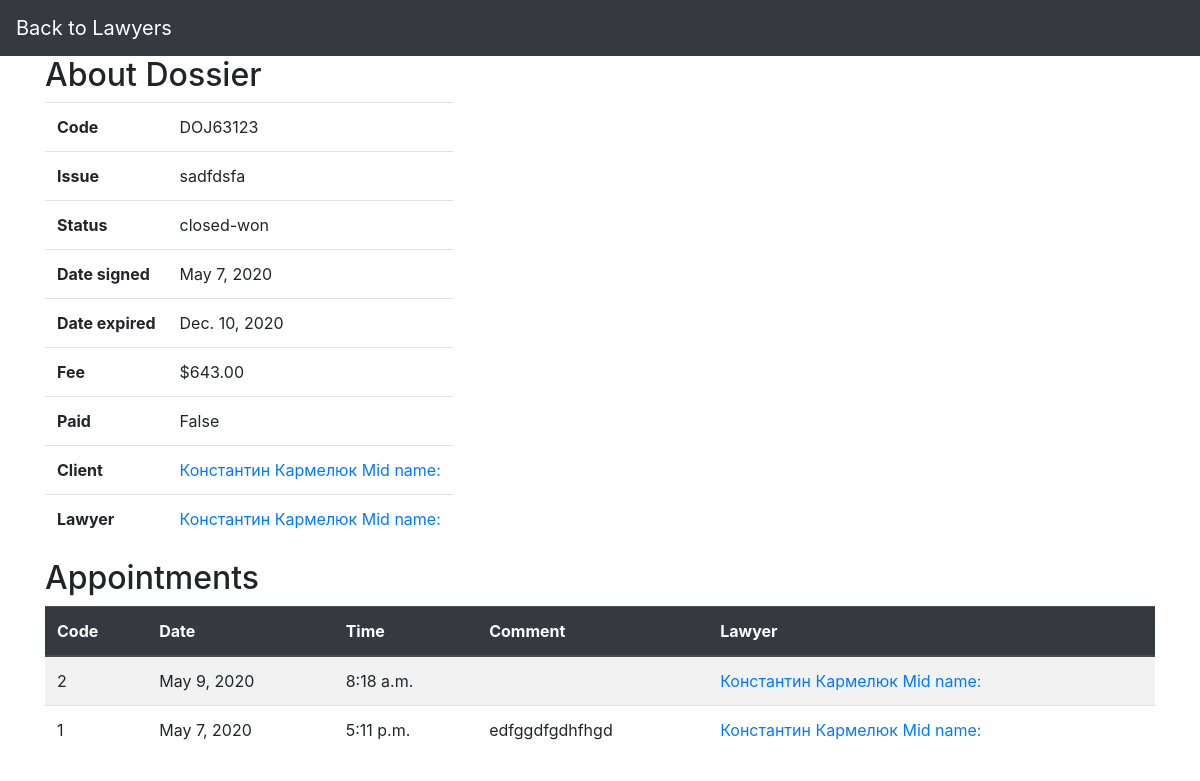
Before: /database/dossier_J/DOJ63123/ with the older database file.
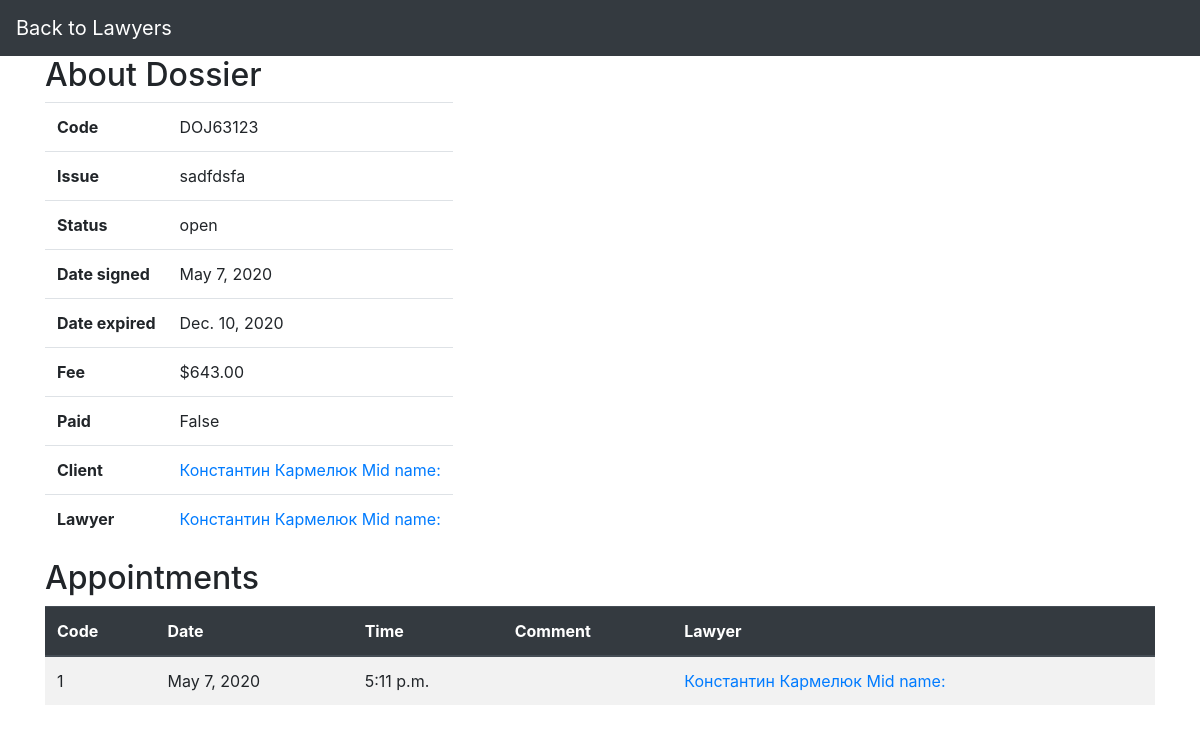
After: the same page with the newer database file.
### DataBase/models.py (models this page shows, shortened)
class Dossier(models.Model):
    DOS_STATUS = [
        ('open', 'open'),
        ('closed', 'closed'),
        ('closed-won', 'closed-won'),
    ]
    issue = models.TextField()
    status = models.CharField(max_length=10, choices=DOS_STATUS, default='open')
    date_signed = models.DateField()
    date_expired = models.DateField()
    date_closed = models.DateField(blank=True, null=True)
    fee = models.DecimalField(max_digits=7, decimal_places=2)
    paid = models.BooleanField(default=False)
    court_name = models.CharField(max_length=50, blank=True, null=True)
    court_adr = models.CharField(max_length=50, blank=True, null=True)
    court_date = models.DateTimeField(blank=True, null=True)
    lawyer_code = models.ForeignKey(Lawyer, on_delete=models.DO_NOTHING,
                                    blank=True, null=True)
    class Meta:
        abstract = True

class Dossier_J(Dossier):
    code_dossier_j = models.CharField(max_length=8, primary_key=True)
    num_client_j = models.ForeignKey(Client_juridical, on_delete=models.DO_NOTHING)
    class Meta(Dossier.Meta):
        db_table = 'Dossier_J'

class Appointment(models.Model):
    app_date = models.DateField()
    app_time = models.TimeField()
    comment = models.TextField(blank=True, null=True)
    service = models.ManyToManyField(Services)
    class Meta:
        abstract = True

class Appointment_J(Appointment):
    appoint_code_j = models.AutoField(primary_key=True)
    lawyer_code = models.ForeignKey(Lawyer, on_delete=models.DO_NOTHING)
    num_client_j = models.ForeignKey(Client_juridical, on_delete=models.DO_NOTHING)
    code_dossier_j = models.ForeignKey(Dossier_J, on_delete=models.DO_NOTHING)
    class Meta(Appointment.Meta):
        db_table = 'Appointment_J'
        ordering = ['-app_date']

class Lawyer(models.Model):
    lawyer_code = models.CharField(max_length=8, primary_key=True)
    first_name = models.CharField(max_length=25)
    surname = models.CharField(max_length=25)
    mid_name = models.CharField(max_length=25)
    specialization = models.CharField(max_length=20)
    mail_info = models.EmailField(max_length=30)
    service = models.ManyToManyField(Services)
    work_days = models.ManyToManyField(Work_days)
    def getfullname(self):
        return f'{self.first_name} {self.surname} {self.mid_name}'
    class Meta:
        db_table = 'Lawyer'
        ordering = ['first_name']

class Client(models.Model):
    first_name = models.CharField(max_length=25)
    surname = models.CharField(max_length=25)
    mid_name = models.CharField(max_length=25)
    adr_city = models.CharField(max_length=30)
    adr_street = models.CharField(max_length=20)
    adr_build = models.IntegerField()
    mail_info = models.EmailField(max_length=30)
    class Meta:
        abstract = True
        ordering = ['first_name']

class Client_juridical(Client):
    num_client_j = models.CharField(max_length=8, help_text='EDRPOU code', primary_key=True)
    client_position = models.CharField(max_length=25)
    name_of_company = models.CharField(max_length=25)
    iban = models.CharField(max_length=29)
    def getfullname(self):
        return f'{self.first_name} {self.surname} {self.mid_name}'
    class Meta(Client.Meta):
        db_table = 'Client_juridical'

### DataBase/views.py (the view)
# urls.py: path('dossier_J/<pk>/', views.DossierDetailJView.as_view(), name='dossier-detailed-j')
class DossierDetailJView(generic.DetailView):
    model = Dossier_J
    context_object_name = "dossier"
    template_name = "dossier_detail_j.html"
    def get_context_data(self, **kwargs):
        context = super().get_context_data(**kwargs)
        context['appointments'] = Appointment_J.objects.filter(code_dossier_j=self.kwargs['pk'])
        return context

### DataBase/templates/dossier_detail_j.html (shortened to what this page needs)
{% extends "base_generic.html" %}
{% block navbar %}
 <a class="navbar-brand" href="lawyers.html">Back to Lawyers</a>
{% endblock %}
{% block content %}
    <h2>About Dossier</h2>
    <table class="table" style="width: max-content">
        <tbody>
        <tr>
            <th>Code</th>
            <td>{{ dossier.code_dossier_j }}</td>
        </tr>
        <tr>
            <th>Issue</th>
            <td>{{ dossier.issue }}</td>
        </tr>
        <tr>
            <th>Status</th>
            <td>{{ dossier.status }}</td>
        </tr>
        <tr>
            <th>Date signed</th>
            <td>{{dossier.date_signed|date}}</td>
        </tr>
         <tr>
            <th>Date expired</th>
            <td>{{dossier.date_expired|date}}</td>
        </tr>
         <tr>
            <th>Fee</th>
            <td>${{dossier.fee}}</td>
        </tr>
         <tr>
            <th>Paid</th>
            <td>{{dossier.paid}}</td>
        </tr>
        <tr>
            <th>Client</th>
            <td>
                <a href="{% url 'client-detailed-view-j'  dossier.num_client_j.num_client_j %}">
                    {{ dossier.num_client_j.getfullname }}
                </a>
            </td>
        </tr>
        {% if dossier.lawyer_code %}
        <tr>
            <th>Lawyer</th>
            <td>
                <a href="{% url 'lawyer-detailed-view'  dossier.lawyer_code.lawyer_code %}">
                    {{ dossier.lawyer_code.getfullname }}
                </a>
            </td>
        </tr>
        {% endif %}
        </tbody>
    </table>
</div>
    {% if appointments %}
<div class="container">
    <h2>Appointments</h2>
    <table class="table table-striped">
        <thead class="thead-dark">
        <tr>
            <th>Code</th>
            <th>Date</th>
            <th>Time</th>
            <th>Comment</th>
            <th>Lawyer</th>
        </tr>
        </thead>
        <tbody>
        {% for appointment in appointments.all %}
        <tr>
            <td>{{ appointment.appoint_code_j }}</td>
            <td>{{appointment.app_date}}</td>
            <td>{{appointment.app_time}}</td>
            <td>{{appointment.comment}}</td>
            <td><a href="{% url 'lawyer-detailed-view'  appointment.lawyer_code.lawyer_code %}">
                    {{appointment.lawyer_code.getfullname}}
                </a></td>
        </tr>
        {% endfor %}
        </tbody>
    </table>
</div>
{% endif %}
{% endblock %}

Changed rows visible on the page:
no longer on this page (row edited): Appointment_J: appoint_code_j "2", app_date "May 9, 2020", app_time "8:18 a.m.", lawyer_code.getfullname "Константин Кармелюк Mid name:"
changed Dossier_J "DOJ63123": status "closed-won" → "open"
changed Appointment_J "Константин Кармелюк Mid name:": comment "edfggdfgdhfhgd" → (not shown)
